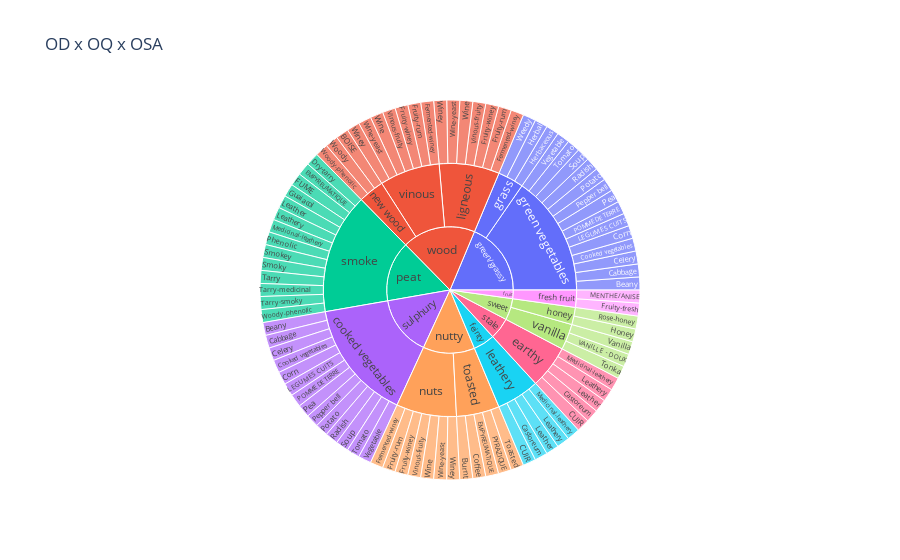

Notebook cell for this chart:
### Code cell
fig = px.sunburst(OD_OQ_OSA, path=['OSA', 'OQ', 'OD'], values='match', title="OD x OQ x OSA")
fig.show()

### Figure 1 — Plotly figure (JSON) as saved in the notebook; plotly's stock layout.template omitted (floating-point values rounded to 4 significant figures)
{"data": [{"branchvalues": "total", "domain": {"x": [0, 1], "y": [0, 1]}, "hovertemplate": "labels=%{label}<br>match=%{value}<br>parent=%{parent}<br>id=%{id}<extra></extra>", "ids": ["wood/new wood/BOISE", "sulphury/cooked vegetables/Beany", "green/grassy/green vegetables/Beany", "nutty/toasted/Burnt", "stale/earthy/CUIR", "feinty/leathery/CUIR", "sulphury/cooked vegetables/Cabbage", "green/grassy/green vegetables/Cabbage", "stale/earthy/Castoreum", "feinty/leathery/Castoreum", "sulphury/cooked vegetables/Celery", "green/grassy/green vegetables/Celery", "nutty/toasted/Coffee", "sulphury/cooked vegetables/Cooked vegetables", "green/grassy/green vegetables/Cooked vegetables", "sulphury/cooked vegetables/Corn", "green/grassy/green vegetables/Corn", "peat/smoke/Dry-tarry", "peat/smoke/EMPYREUMATIQUE", "nutty/toasted/EMPYREUMATIQUE", "peat/smoke/FUME", "wood/ligneous/Fermented-winey", "nutty/nuts/Fermented-winey", "wood/vinous/Fermented-winey", "fruit/fresh fruit/Fruity-fresh", "wood/ligneous/Fruity-rum", "nutty/nuts/Fruity-rum", "wood/vinous/Fruity-rum", "wood/ligneous/Fruity-winey", "nutty/nuts/Fruity-winey", "wood/vinous/Fruity-winey", "peat/smoke/Guaiacol", "green/grassy/grass/Herbaceous", "green/grassy/grass/Herbal", "sweet/honey/Honey", "sulphury/cooked vegetables/LEGUMES CUITS", "green/grassy/green vegetables/LEGUMES CUITS", "stale/earthy/Leather", "feinty/leathery/Leather", "peat/smoke/Leather", "stale/earthy/Leathery", "feinty/leathery/Leathery", "peat/smoke/Leathery", "fruit/fresh fruit/MENTHE/ANISE", "stale/earthy/Medicinal-leathery", "feinty/leathery/Medicinal-leathery", "peat/smoke/Medicinal-leathery", "sulphury/cooked vegetables/POMME DE TERRE", "green/grassy/green vegetables/POMME DE TERRE", "nutty/toasted/PYRAZIQUE", "sulphury/cooked vegetables/Pea", "green/grassy/green vegetables/Pea", "sulphury/cooked vegetables/Pepper bell", "green/grassy/green vegetables/Pepper bell", "peat/smoke/Phenolic", "sulphury/cooked vegetables/Potato", "green/grassy/green vegetables/Potato", "sulphury/cooked vegetables/Radish", "green/grassy/green vegetables/Radish", "sweet/honey/Rose-honey", "peat/smoke/Smokey", "peat/smoke/Smoky", "sulphury/cooked vegetables/Soup", "green/grassy/green vegetables/Soup", "peat/smoke/Tarry", "peat/smoke/Tarry-medicinal", "peat/smoke/Tarry-smoky", "nutty/toasted/Toasted", "sulphury/cooked vegetables/Tomato", "green/grassy/green vegetables/Tomato", "sweet/vanilla/Tonka", "sweet/vanilla/VANILLE - DOUX", "sweet/vanilla/Vanilla", "sulphury/cooked vegetables/Vegetable", "green/grassy/green vegetables/Vegetable", "wood/ligneous/Vinous-fruity", "nutty/nuts/Vinous-fruity", "wood/vinous/Vinous-fruity", "green/grassy/grass/Weedy", "wood/ligneous/Wine", "nutty/nuts/Wine", "wood/vinous/Wine", "wood/ligneous/Wine-yeast", "nutty/nuts/Wine-yeast", "wood/vinous/Wine-yeast", "wood/ligneous/Winey", "nutty/nuts/Winey", "wood/vinous/Winey", "wood/new wood/Woody", "wood/new wood/Woody-phenolic", "peat/smoke/Woody-phenolic", "sulphury/cooked vegetables", "stale/earthy", "fruit/fresh fruit", "green/grassy/grass", "green/grassy/green vegetables", "sweet/honey", "feinty/leathery", "wood/ligneous", "wood/new wood", "nutty/nuts", "peat/smoke", "nutty/toasted", "sweet/vanilla", "wood/vinous", "feinty", "fruit", "green/grassy", "nutty", "peat", "stale", "sulphury", "sweet", "wood"], "labels": ["BOISE", "Beany", "Beany", "Burnt", "CUIR", "CUIR", "Cabbage", "Cabbage", "Castoreum", "Castoreum", "Celery", "Celery", "Coffee", "Cooked vegetables", "Cooked vegetables", "Corn", "Corn", "Dry-tarry", "EMPYREUMATIQUE", "EMPYREUMATIQUE", "FUME", "Fermented-winey", "Fermented-winey", "Fermented-winey", "Fruity-fresh", "Fruity-rum", "Fruity-rum", "Fruity-rum", "Fruity-winey", "Fruity-winey", "Fruity-winey", "Guaiacol", "Herbaceous", "Herbal", "Honey", "LEGUMES CUITS", "LEGUMES CUITS", "Leather", "Leather", "Leather", "Leathery", "Leathery", "Leathery", "MENTHE/ANISE", "Medicinal-leathery", "Medicinal-leathery", "Medicinal-leathery", "POMME DE TERRE", "POMME DE TERRE", "PYRAZIQUE", "Pea", "Pea", "Pepper bell", "Pepper bell", "Phenolic", "Potato", "Potato", "Radish", "Radish", "Rose-honey", "Smokey", "Smoky", "Soup", "Soup", "Tarry", "Tarry-medicinal", "Tarry-smoky", "Toasted", "Tomato", "Tomato", "Tonka", "VANILLE - DOUX", "Vanilla", "Vegetable", "Vegetable", "Vinous-fruity", "Vinous-fruity", "Vinous-fruity", "Weedy", "Wine", "Wine", "Wine", "Wine-yeast", "Wine-yeast", "Wine-yeast", "Winey", "Winey", "Winey", "Woody", "Woody-phenolic", "Woody-phenolic", "cooked vegetables", "earthy", "fresh fruit", "grass", "green vegetables", "honey", "leathery", "ligneous", "new wood", "nuts", "smoke", "toasted", "vanilla", "vinous", "feinty", "fruit", "green/grassy", "nutty", "peat", "stale", "sulphury", "sweet", "wood"], "name": "", "parents": ["wood/new wood", "sulphury/cooked vegetables", "green/grassy/green vegetables", "nutty/toasted", "stale/earthy", "feinty/leathery", "sulphury/cooked vegetables", "green/grassy/green vegetables", "stale/earthy", "feinty/leathery", "sulphury/cooked vegetables", "green/grassy/green vegetables", "nutty/toasted", "sulphury/cooked vegetables", "green/grassy/green vegetables", "sulphury/cooked vegetables", "green/grassy/green vegetables", "peat/smoke", "peat/smoke", "nutty/toasted", "peat/smoke", "wood/ligneous", "nutty/nuts", "wood/vinous", "fruit/fresh fruit", "wood/ligneous", "nutty/nuts", "wood/vinous", "wood/ligneous", "nutty/nuts", "wood/vinous", "peat/smoke", "green/grassy/grass", "green/grassy/grass", "sweet/honey", "sulphury/cooked vegetables", "green/grassy/green vegetables", "stale/earthy", "feinty/leathery", "peat/smoke", "stale/earthy", "feinty/leathery", "peat/smoke", "fruit/fresh fruit", "stale/earthy", "feinty/leathery", "peat/smoke", "sulphury/cooked vegetables", "green/grassy/green vegetables", "nutty/toasted", "sulphury/cooked vegetables", "green/grassy/green vegetables", "sulphury/cooked vegetables", "green/grassy/green vegetables", "peat/smoke", "sulphury/cooked vegetables", "green/grassy/green vegetables", "sulphury/cooked vegetables", "green/grassy/green vegetables", "sweet/honey", "peat/smoke", "peat/smoke", "sulphury/cooked vegetables", "green/grassy/green vegetables", "peat/smoke", "peat/smoke", "peat/smoke", "nutty/toasted", "sulphury/cooked vegetables", "green/grassy/green vegetables", "sweet/vanilla", "sweet/vanilla", "sweet/vanilla", "sulphury/cooked vegetables", "green/grassy/green vegetables", "wood/ligneous", "nutty/nuts", "wood/vinous", "green/grassy/grass", "wood/ligneous", "nutty/nuts", "wood/vinous", "wood/ligneous", "nutty/nuts", "wood/vinous", "wood/ligneous", "nutty/nuts", "wood/vinous", "wood/new wood", "wood/new wood", "peat/smoke", "sulphury", "stale", "fruit", "green/grassy", "green/grassy", "sweet", "feinty", "wood", "wood", "nutty", "peat", "nutty", "sweet", "wood", "", "", "", "", "", "", "", "", ""], "type": "sunburst", "values": [1, 1, 1, 1, 1, 1, 1, 1, 1, 1, 1, 1, 1, 1, 1, 1, 1, 1, 1, 1, 1, 1, 1, 1, 1, 1, 1, 1, 1, 1, 1, 1, 1, 1, 1, 1, 1, 1, 1, 1, 1, 1, 1, 1, 1, 1, 1, 1, 1, 1, 1, 1, 1, 1, 1, 1, 1, 1, 1, 1, 1, 1, 1, 1, 1, 1, 1, 1, 1, 1, 1, 1, 1, 1, 1, 1, 1, 1, 1, 1, 1, 1, 1, 1, 1, 1, 1, 1, 1, 1, 1, 14, 5, 2, 3, 14, 2, 5, 7, 3, 7, 14, 5, 3, 7, 5, 2, 17, 12, 14, 5, 14, 5, 17]}], "layout": {"legend": {"tracegroupgap": 0}, "title": {"text": "OD x OQ x OSA"}}}
